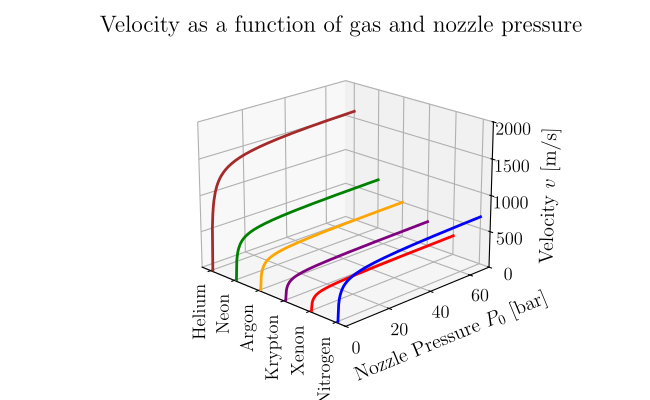

Write Python code to recreate this figure.
import numpy as np
import matplotlib.pyplot as plt
import os  # needed for saving

# === LaTeX / paper-style settings ===

font_scale = 1.2

plt.rcParams.update({
    "text.usetex": True,
    "font.family": "serif",
    "font.serif": ["Computer Modern"],

    # Base font
    "font.size": 12 * font_scale,

    # Titles and labels
    "axes.titlesize": 14 * font_scale,
    "axes.labelsize": 12 * font_scale,

    # Tick labels
    "xtick.labelsize": 11 * font_scale,
    "ytick.labelsize": 11 * font_scale,

    # Legend
    "legend.fontsize": 11 * font_scale,

    # Clean look
    "axes.grid": False
})

# Gas properties
gases = ['Helium', 'Neon', 'Argon', 'Krypton', 'Xenon', 'Nitrogen']
R_values = np.array([2.08E+03, 4.12E+02, 2.08E+02, 9.92E+01, 6.33E+01, 2.97E+02])  # J/(kg·K)				

gamma_values = np.array([1.67, 1.67, 1.69, 1.73, 1.83, 1.4])

# Colors for each gas
colors = {
    "Xenon": "red",
    "Krypton": "purple",
    "Argon": "orange",
    "Nitrogen": "blue",
    "Neon": "green",
    "Helium": "brown",
}

# Pressure range (P0) in bar
P0_bar = np.linspace(1, 70, 200)
P = 1  # bar, constant downstream pressure
T0 = 300  # K, stagnation temperature

# 3D plot
fig = plt.figure(figsize=(6.5, 4))
ax = fig.add_subplot(111, projection='3d')

# Plot each gas as an independent curve
for i, gas in enumerate(gases):
    gamma = gamma_values[i]
    R = R_values[i]
    v = np.sqrt((2 * gamma * R * T0 / (gamma - 1)) * (1 - (P / P0_bar)**((gamma - 1) / gamma)))
    ax.plot([i]*len(P0_bar), P0_bar, v, color=colors[gas], linewidth=2)

# Labels
ax.set_ylabel('Nozzle Pressure $P_0$ [bar]', labelpad=3)
ax.set_zlabel('Velocity $v$ [m/s]', labelpad=3)
ax.set_title('Velocity as a function of gas and nozzle pressure')

ax.set_ylim(0, max(P0_bar))
ax.set_zlim(0, 2000)

# Set X-ticks at the gas positions and rotate labels 90° (parallel to pressure axis)
ax.set_xticks(np.arange(len(gases)))
ax.set_xticklabels(gases, rotation=90, ha='center', va='top')

ax.tick_params(axis='both', which='major', pad=0)

# Adjust the view angle
ax.view_init(elev=20, azim=-45)

# Adjust margins
plt.subplots_adjust(left=0.2, right=0.85, top=0.9, bottom=0.1)

# Save figure
output_path = os.path.join(os.path.dirname(__file__), "velocity_nozzle_out.pdf")
plt.savefig(output_path, format='pdf')

plt.show()
